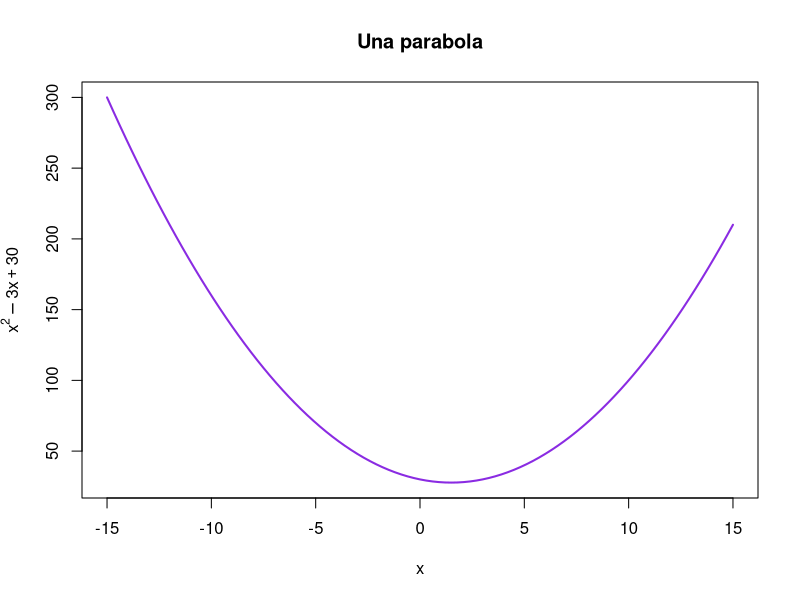
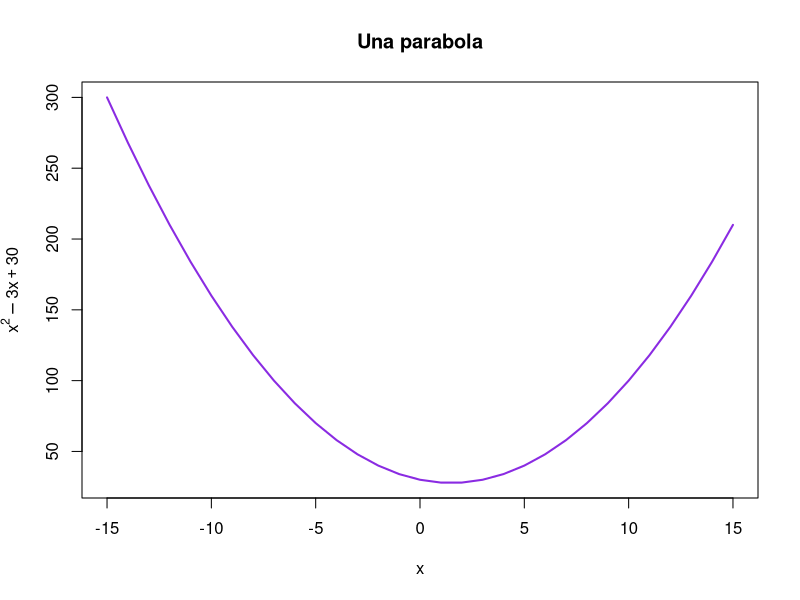
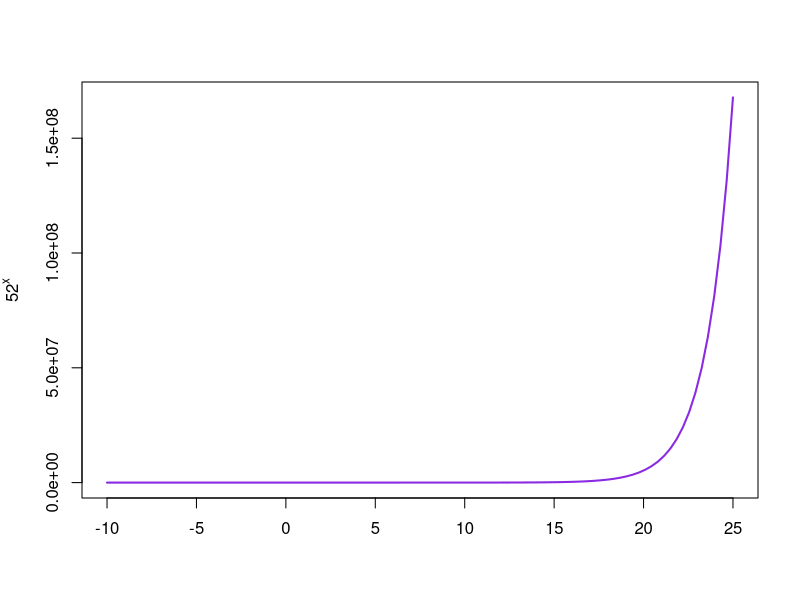
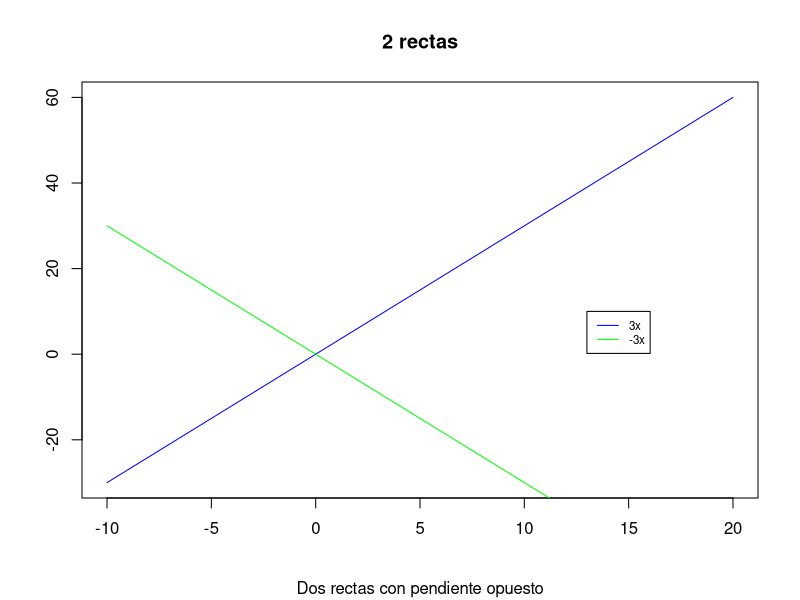
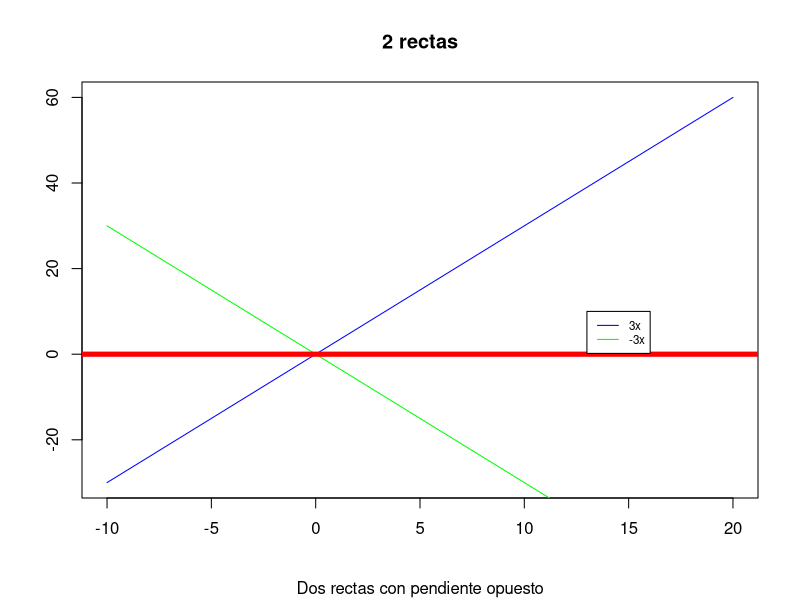
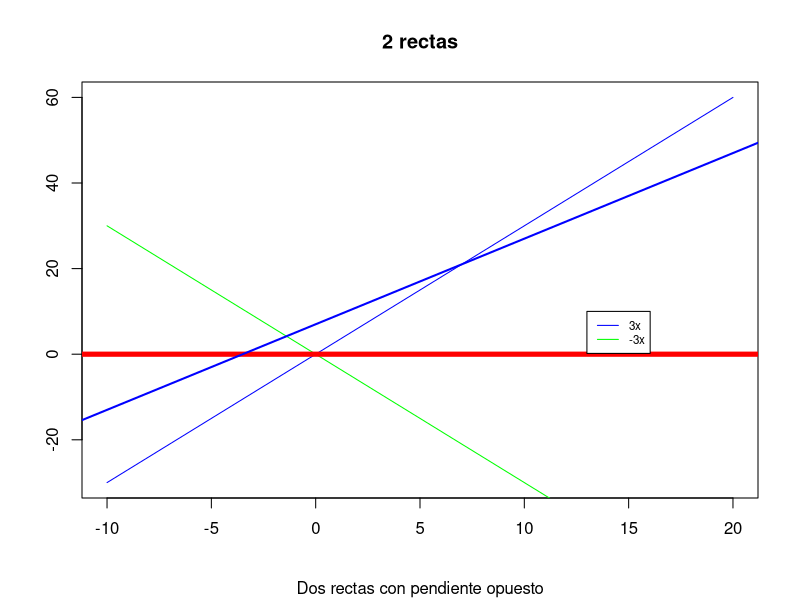

Reproduce these figures in R, in order.
# 1. 

curve(
      x^2-3*x + 30,
      xlim = c(-15,15), 
      main = "Una parabola", 
      xlab = expression(x),
      ylab = expression(y = x^{2} - 3*x + 30),
      col = "blueviolet",
      lwd  = 2
)

# 2. 

# El script es incorrecto. Si se define un función y los valores de entrada 
# el gráfico saldrá en forma de puntos f(I), necesitaría de argumentos 
# complementarios para generar un curva

# Definimos la función y su dominio
f = function(x){
  x^2 - 3*x + 30
  }
I = c(-15:15)
# Lo correcto sería
plot(
     I, 
     f(I),
     xlim = c(-15,15),
     type = "l",
     main = "Una parabola",
     xlab = expression(x),
     ylab = expression(y=x^2-3*x+30),
     col = "blueviolet",
     lwd  = 2
)

# plot(f,main="Una parabola",
#      xlim = c(-15,15),
#      xlab = expression(x),
#      ylab = expression(y=x^{2}-3*x+30),
#      col = "blueviolet",
#      lwd  = 2
#      )

# 3.

curve(
      5*2^x,
      xlim = c(-10,25),
      ylab = expression(y = 5*2^x), 
      xlab = "",
      col = "blueviolet",
      lwd  = 2
)

# 4. 
curve(
      3*x,
      xlim = c(-10, 20), 
      xlab = "", 
      ylab = "",
      col = "blue", 
      main = "2 rectas", 
      sub = "Dos rectas con pendiente opuesto"
) 

curve(
      -3*x,
      col = "green",
      add = TRUE
)

legend(
       x = 13, 
       y = 10,
       legend = c("3x", "-3x"),
       lty = c(1,1),
       cex = 0.7,
       col = c("blue", "green")
)

# 5.

curve(
      3*x,
      xlim = c(-10, 20), 
      xlab = "", 
      ylab = "",
      col = "blue", 
      main = "2 rectas", 
      sub = "Dos rectas con pendiente opuesto"
) 

curve(
      -3*x,
      col = "green",
      add = TRUE
)

abline(
       h = 0,
       col = "red",
       lwd = 5
)

legend(
       x = 13, 
       y = 10,
       legend = c("3x", "-3x"),
       lty = c(1,1),
       cex = 0.7,
       col = c("blue", "green")
)

# 6.
curve(
      3*x,
      xlim = c(-10, 20), 
      xlab = "", 
      ylab = "",
      col = "blue", 
      main = "2 rectas", 
      sub = "Dos rectas con pendiente opuesto"
) 

curve(
      -3*x,
      col = "green",
      add = TRUE
)

abline(
       h = 0,
       col = "red",
       lwd = 5
)

abline(
       a = 7,
       b = 2,
       col = "blue",
       lwd = 2,
)

legend(
       x = 13, 
       y = 10,
       legend = c("3x", "-3x"),
       lty = c(1,1),
       cex = 0.7,
       col = c("blue", "green")
)
